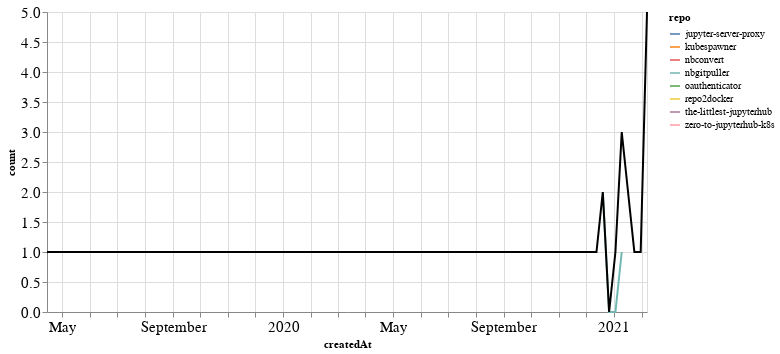

Notebook source saved alongside this figure:
### Markdown cell above
### PRs

### Code cell
prs_time = prs.groupby('repo').resample('W', on='createdAt').count()['author'].reset_index()
prs_time = prs_time.rename(columns={'author': 'count'})
prs_time_total = prs_time.groupby('createdAt').agg({"count": "sum"}).reset_index()

ch1 = alt.Chart(prs_time, width=600).mark_line().encode(
    x='createdAt',
    y='count',
    color='repo',
    tooltip="repo"
)

ch2 = alt.Chart(prs_time_total, width=600).mark_line(color="black").encode(
    x='createdAt',
    y='count',
)

ch1 + ch2

### Figure 1 — Vega-Lite specification as saved in the notebook (floating-point values rounded to 4 significant figures)
{"config": {"axisLeft": {"labelFontSize": 15}, "axisBottom": {"labelFontSize": 15}}, "layer": [{"data": {"name": "data-364cad1d7f866a86d8ebdf778e42b070"}, "mark": "line", "encoding": {"color": {"type": "nominal", "field": "repo"}, "tooltip": {"type": "nominal", "field": "repo"}, "x": {"type": "temporal", "field": "createdAt"}, "y": {"type": "quantitative", "field": "count"}}, "width": 600}, {"data": {"name": "data-ee3074827c7a26a3e691cf53bef1bbb2"}, "mark": {"type": "line", "color": "black"}, "encoding": {"x": {"type": "temporal", "field": "createdAt"}, "y": {"type": "quantitative", "field": "count"}}, "width": 600}], "$schema": "https://vega.github.io/schema/vega-lite/v4.8.1.json", "datasets": {"data-364cad1d7f866a86d8ebdf778e42b070": [{"repo": "jupyter-server-proxy", "createdAt": "2021-01-10T00:00:00", "count": 2}, {"repo": "kubespawner", "createdAt": "2020-12-13T00:00:00", "count": 1}, {"repo": "nbconvert", "createdAt": "2021-02-07T00:00:00", "count": 5}, {"repo": "nbgitpuller", "createdAt": "2020-12-20T00:00:00", "count": 2}, {"repo": "nbgitpuller", "createdAt": "2020-12-27T00:00:00", "count": 0}, {"repo": "nbgitpuller", "createdAt": "2021-01-03T00:00:00", "count": 0}, {"repo": "nbgitpuller", "createdAt": "2021-01-10T00:00:00", "count": 1}, {"repo": "oauthenticator", "createdAt": "2021-01-31T00:00:00", "count": 1}, {"repo": "repo2docker", "createdAt": "2019-04-14T00:00:00", "count": 1}, {"repo": "the-littlest-jupyterhub", "createdAt": "2021-01-03T00:00:00", "count": 1}, {"repo": "zero-to-jupyterhub-k8s", "createdAt": "2021-01-24T00:00:00", "count": 1}], "data-ee3074827c7a26a3e691cf53bef1bbb2": [{"createdAt": "2019-04-14T00:00:00", "count": 1}, {"createdAt": "2020-12-13T00:00:00", "count": 1}, {"createdAt": "2020-12-20T00:00:00", "count": 2}, {"createdAt": "2020-12-27T00:00:00", "count": 0}, {"createdAt": "2021-01-03T00:00:00", "count": 1}, {"createdAt": "2021-01-10T00:00:00", "count": 3}, {"createdAt": "2021-01-24T00:00:00", "count": 1}, {"createdAt": "2021-01-31T00:00:00", "count": 1}, {"createdAt": "2021-02-07T00:00:00", "count": 5}]}}
